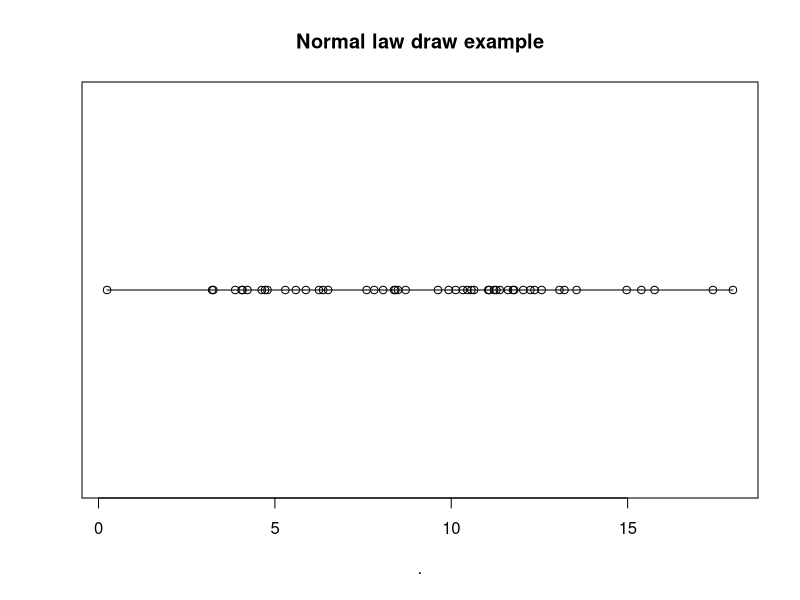
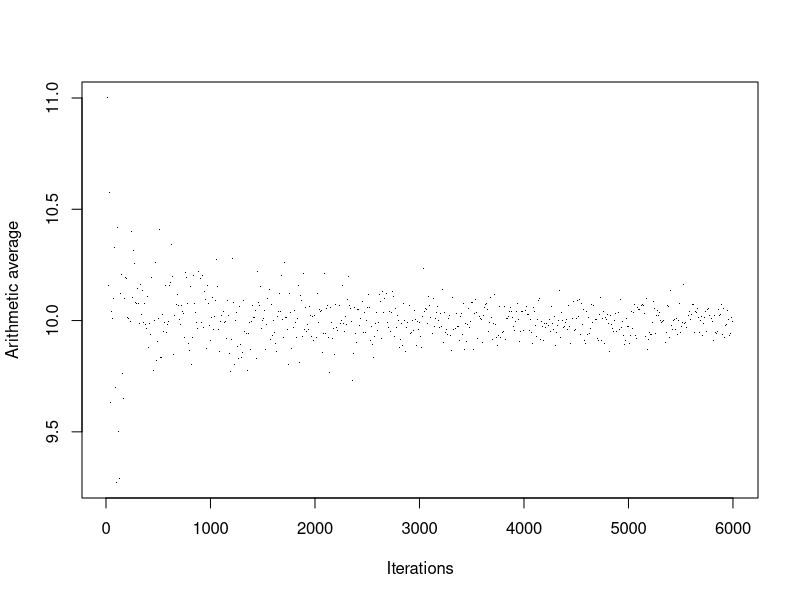
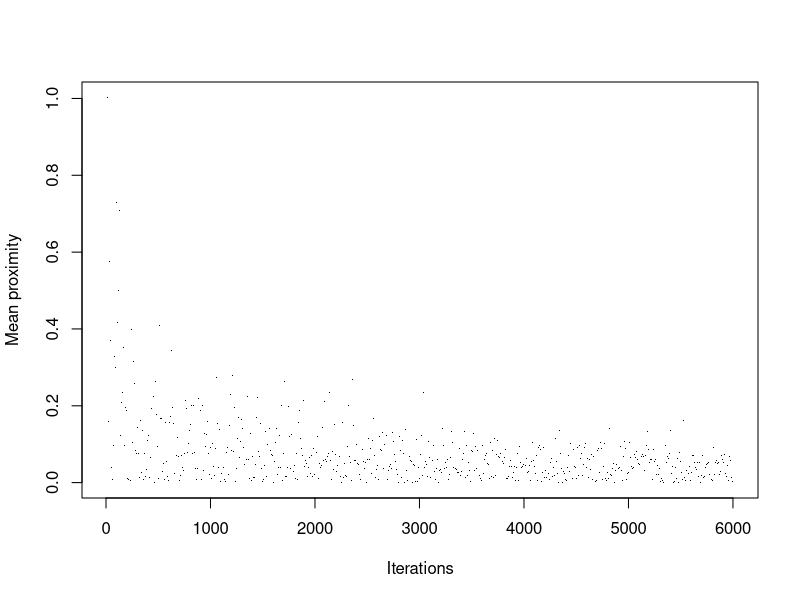

These charts were generated, in order, by the following R code: (Note: a time limit stopped this script after it produced the figures.)
# Title     : Relation between arithmetic average and mean
# Created by: Guillaume <taz> Latour
# Created on: 02/11/2020

# allow the use of pipes for easy function composition
library(magrittr)

#' Plot of n draws of a normal distribution according to the given parameters
#'
#' This plot comes without y axis
#'
#' @param normal_mean float               : The \mu parameter for the normal distribution
#' @param normal_standart_deviation float : The \sigma parameter for the normal distribution
#' @param n integer                       : The number of draws that have to be plotted
plot_simple_example <- function(normal_mean, normal_standart_deviation, n = 50) {
  values <- rnorm(n, normal_mean, normal_standart_deviation) %>%  # get n draws of normal distribution
    data.frame(., 1)                                              # store as a dataframe

  plot(values, type = 'o', ylab = '', yaxt = 'n', main = 'Normal law draw example')
}


#' Plot 2 graphs
#'  - Arithmetic average of the draws of the normal distribution
#'  - Proximity (or distance) between the aritmetic average and the mean of the normal distribution considered
#'
#' The normal law is defined by the two paremeters `normal_mean` and `normal_standart_deviation`.
#'
#' The x axis is generated for every `step` from `min` to `max` and represent the number of draws.
#'
#' @param min integer                     : The minimum number of draws that will be made for the plot
#' @param max integer                     : The maximum number of draws that will be made for the plot
#' @param step integer                    : The value of increment to go from `min` to `max`.
#'                                          There will be (`max` - `min`)/`step` points on the plot
#' @param normal_mean float               : The \mu parameter for the normal distribution
#' @param normal_standart_deviation float : The \sigma parameter for the normal distribution
draw_average_iteration_relation <- function(min, max, step, normal_mean, normal_standart_deviation) {
  # Impossible to create the y array through vectorization because rnorm `n` argument cannot be a vector of number of
  # iterations.
  # So the y vector is preallocated to avoid a new copy at every iteration of the for loop.
  x <- seq(min, max, step)
  y <- numeric(length(x))
  for (i in seq_along(x)) {
    y[i] <- rnorm(x[i], normal_mean, normal_standart_deviation) %>%
      mean
  }

  plot(x, y, pch = '.', ylab = 'Arithmetic average', xlab = 'Iterations')
  plot(x, abs(normal_mean - y), pch = '.', ylab = 'Mean proximity', xlab = 'Iterations')
}

# Beginning of the script
# quick configuration of the normal law parameters
m <- 10
sd <- 4

plot_simple_example(m, sd)
draw_average_iteration_relation(10, 6000, 10, m, sd)
draw_average_iteration_relation(5000, 10000000, 1000, m, sd) # /!\ this will take a while

print("everything went fine")
